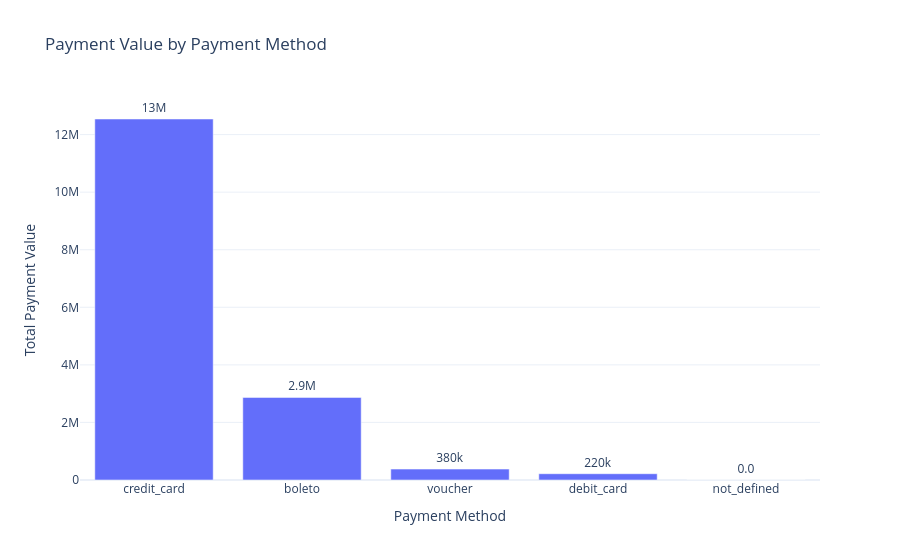

Notebook code for this chart:
### Code cell
fig = px.bar(
    dashboard_payments,
    x='payment_type',
    y='total_payment',
    title='Payment Value by Payment Method',
    text='total_payment'
)

fig.update_traces(
    texttemplate='%{text:.2s}',
    textposition='outside'
)

fig.update_layout(
    xaxis_title='Payment Method',
    yaxis_title='Total Payment Value',
    template='plotly_white'
)

fig.show()

### Figure 1 — Plotly figure (JSON) as saved in the notebook; plotly's stock layout.template omitted (floating-point values rounded to 4 significant figures)
{"data": [{"hovertemplate": "payment_type=%{x}<br>total_payment=%{text}<extra></extra>", "legendgroup": "", "marker": {"color": "#636efa", "pattern": {"shape": ""}}, "name": "", "orientation": "v", "showlegend": false, "text": [12540000.0, 2869000.0, 379400.0, 218000.0, 0.0], "textposition": "outside", "texttemplate": "%{text:.2s}", "type": "bar", "x": ["credit_card", "boleto", "voucher", "debit_card", "not_defined"], "xaxis": "x", "y": [12540000.0, 2869000.0, 379400.0, 218000.0, 0.0], "yaxis": "y"}], "layout": {"barmode": "relative", "legend": {"tracegroupgap": 0}, "title": {"text": "Payment Value by Payment Method"}, "xaxis": {"anchor": "y", "domain": [0, 1], "title": {"text": "Payment Method"}}, "yaxis": {"anchor": "x", "domain": [0, 1], "title": {"text": "Total Payment Value"}}}}
